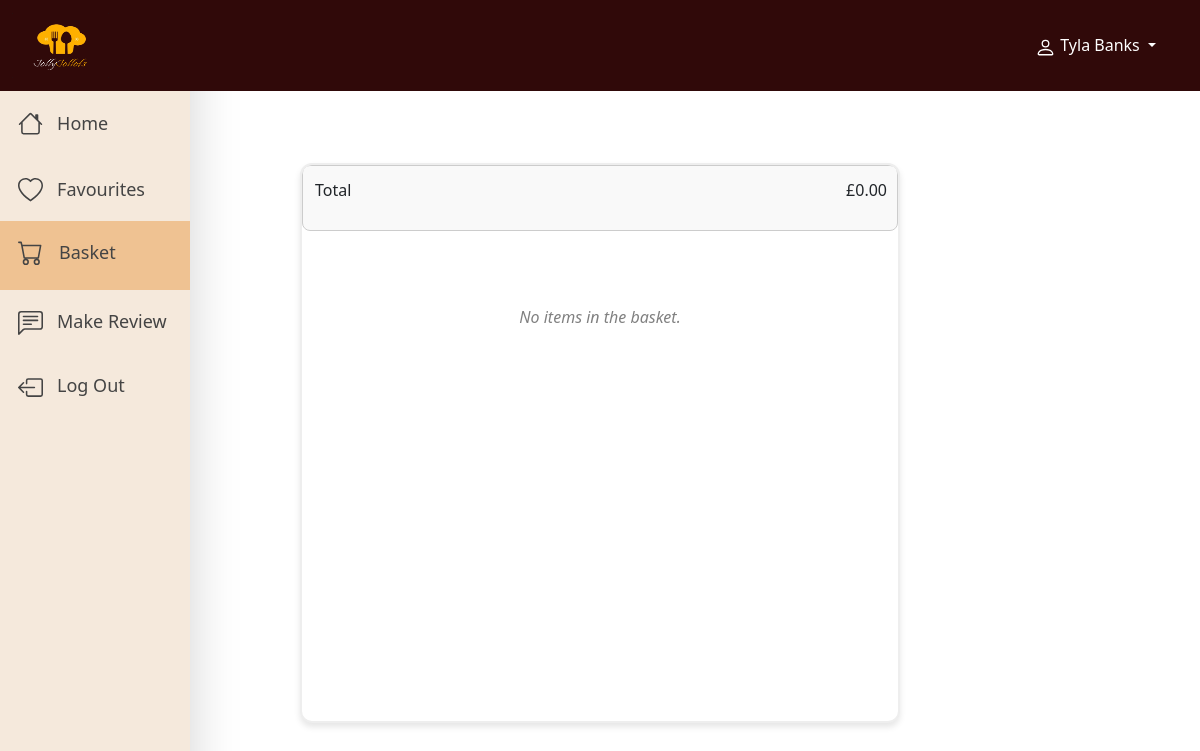
The page /users/customer-basket (signed in) on the database as committed earlier.
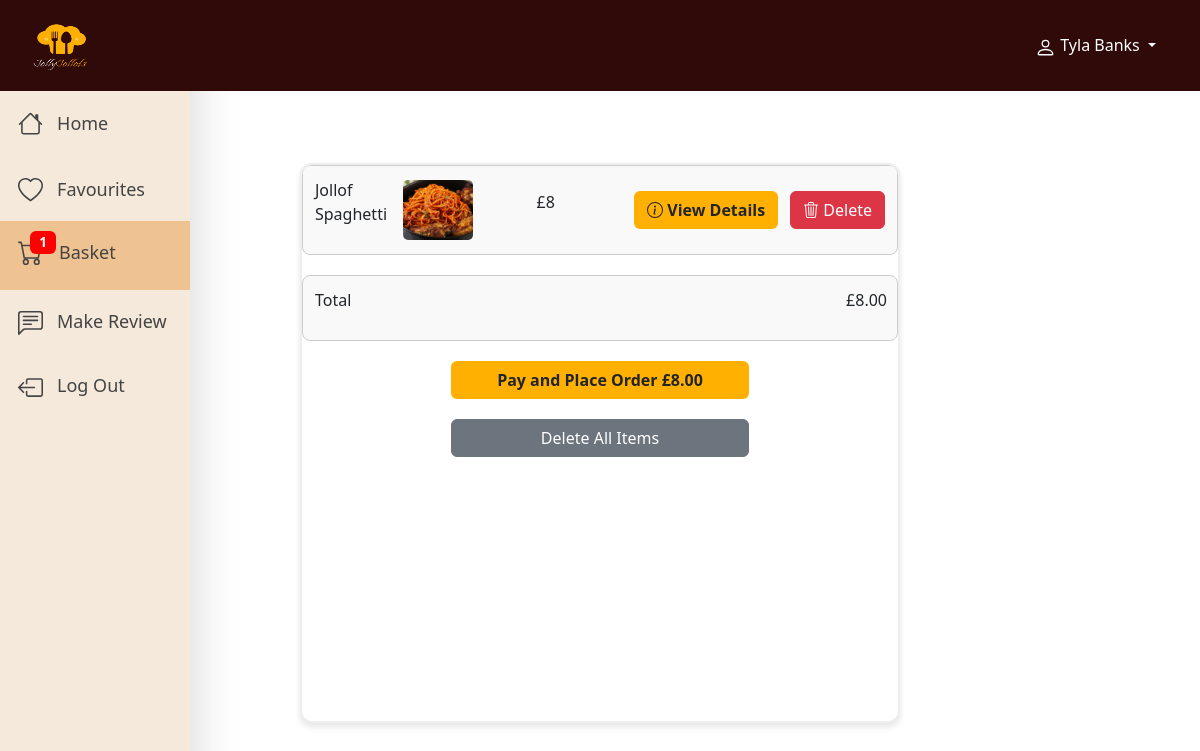
The same page on the database as committed later.
### restaurant/models.py (models this page shows, shortened)
class OrderItem(models.Model):
    basket = models.ForeignKey(Basket,  on_delete=models.SET_NULL, null=True, blank=True)
    food_item = models.ForeignKey(Food, null=True, blank=True, on_delete=models.SET_NULL)
    drink_item = models.ForeignKey(Drink, null=True, blank=True, on_delete=models.SET_NULL)
    price = models.CharField(max_length=10)
    spice_level = models.CharField(max_length=50, choices=[('Not Spicy', 'Not Spicy'), ('Spicy', 'Spicy'), ('Very Spicy', 'Very Spicy')],
            null=True, blank=True)
    soup_choice = models.CharField(max_length=50, choices=[('Egusi', 'Egusi'), ('Ogbono', 'Ogbono'), ('Abula', 'Abula')],
            null=True, blank=True)
    food_sauce = models.CharField(max_length=50, choices=[('Ketchup', 'Ketchup'), ('Mayo', 'Mayo'), ('Sweet Chilli', 'Sweet Chilli')],
            null=True, blank=True)
    protein = models.CharField(max_length=50, choices=[('Chicken', 'Chicken'), ('Beef', 'Beef'), ('Fish', 'Fish')],
            null=True, blank=True)
    desert_sauce = models.CharField(max_length=50, choices=[('Toffee', 'Toffee'), ('Caramel', 'Caramel'), ('Strawberry', 'Strawberry')],
            null=True, blank=True)
    drink_size = models.CharField(max_length=50, choices=[('Small', 'Small'), ('Medium', 'Medium'), ('Large', 'Large')],
            null=True, blank=True)
    has_ice = models.BooleanField(default=False)
    notes = models.CharField(max_length=100, null=True, blank=True)

class Food(models.Model):
    FOOD_CATEGORIES = [
        ('Main Meal', 'Main Meal'),
        ('Fast Food', 'Fast Food'),
        ('Sides', 'Sides'),
        ('Deserts', 'Deserts')
    ]
    foodId = models.AutoField(primary_key=True)
    food_name = models.CharField(max_length=50)
    ingredients = models.CharField(max_length=255, blank=True)
    category = models.CharField(max_length=50, choices=FOOD_CATEGORIES ,default='Main Meal')
    duration = models.CharField(max_length=10)
    price = models.CharField(max_length=10)
    allergen = models.CharField(max_length=50, blank=True, null=True)
    image = models.ImageField(upload_to='food_images/', blank=True, null=True)
    calories = models.CharField(max_length=10, null=True, blank=True)
    fav_status = models.CharField(max_length=50, blank=True, null=True)

### users/views/customer_views.py (the view)
# urls.py: path('customer-basket', customer_views.displayCustomerBasket, name="customer-basket"),
def displayCustomerBasket(request):
    customer_email = request.session.get("customer_email")
    session_id = request.session.session_key
    if customer_email:
        customer = get_object_or_404(Customer, email=customer_email)
        basket, created = Basket.objects.get_or_create(user=customer)
    else:
        basket, created = Basket.objects.get_or_create(session_id=session_id)
    order_items = OrderItem.objects.filter(basket=basket)
    order_item_count = order_items.count()
    total_price = sum(float(item.price.replace('£', '').strip()) for item in order_items)
    total_price = round(total_price, 2)
    formatted_price = "{:.2f}".format(total_price)
    tables = Table.objects.all()
    context = {
        'basket': basket,
        'order_items': order_items,
        'total_price': formatted_price,
        'order_item_count': order_item_count,
        'tables': tables,
        'media_url': settings.MEDIA_URL,  # Pass MEDIA_URL to the template,
        'customer': customer
    }
    return render(request, "customers/loggedIn-basket.html", context)

### users/templates/customers/loggedIn-basket.html (shortened to what the changed rows need)
{% extends 'layout.html' %}
    {% block content %}
        <div class="Cus-sidebar shadow-lg">
            <a id="BasketBtn" class="basket-button">
                <span class="icon-container">
                    {% if order_item_count != 0 %}
                        <span class="badge">{{ order_item_count }}</span>
                    {% endif %}<span class="ms-3">Basket</span>
                </span>
            </a>
        </div>
        <br><br><br>
        <div class="basket-container">
            {% if order_items %}
                {% for item in order_items %}
                    {% if item.food_item %}
                        <div class="basket-item">
                            <div class="item-name">
                                <p>{{ item.food_item.food_name }}</p>
                            </div>
                            <div class="item-image">
                                <img style="width:70px; border-radius:5px; height:60px;" src="{{ item.food_item.image.url }}" alt="{{ item.food_item.food_name }}" />
                            </div>
                            <div class="item-price">
                                <p>{{ item.price }}</p>
                            </div>
                            <div class="view-basket-btn">
                                <button id="desktop-view-item-btn" onclick="openOrderItemModal({{ item.id }});" class="btn" style="font-weight:bold; background-color: #FFB000; width:100%;" onmouseover="this.style.backgroundColor='#CC8A00';"
                                onmouseout="this.style.backgroundColor='#FFB000';">
                                     View Details
                                </button>
                            </div>
                            <div class="delete-basket-btn">
                                <button id="desktop-view-delete-btn" style="float:right;" onclick="deleteBasketItem({{ item.id }});" type="button" class="btn btn-danger ms-2">
                                    Delete
                                </button>
                            </div>
                        </div>
                    {% endif %}
                {% endfor %}
                {% if total_price %}
                    <div class="basket-item">
                        <div class="item-name">
                            <p>Total</p>
                        </div>
                        <div class="total-item-price">
                            <p>£{{ total_price }}</p>
                        </div>
                    </div>
                {% endif %}
                <button onclick="openPaymentDetails();" class="btn submit-button" style="width:50%;
                background-color:#FFB000; font-weight:bold; margin:0 auto;" onmouseover="this.style.backgroundColor='#CC8A00';"
                onmouseout="this.style.backgroundColor='#FFB000';">
                    Pay and Place Order £{{ total_price }}
                </button>
                <button type="button" onclick="deleteAllBasketItems()" style="margin:0 auto; width:50%;" class="btn btn-secondary">Delete All Items </button>
                <br>
            {% else %}
                <div class="basket-item">
                    <div class="item-name">
                        <p>Total</p>
                    </div>
                    <div class="total-item-price">
                        <p>£{{ total_price }}</p>
                    </div>
                </div>
                <br>
                <div class="no-basket-item">
                    <center><em><p style="color:gray;">No items in the basket.</p></em></center>
                </div>
            {% endif %}
        </div>
    {% endblock %}

Rows that differ between the two databases and show on the page:
added OrderItem: food_item.food_name "Jollof Spaghetti", food_item.image (picture), price "£8"
Other text that changed with them:
{{ order_item_count }}: (not shown) → "1"
{{ total_price }}: (not shown) → "8.00"
{{ total_price }}: "0.00" → (not shown)
text no longer shown: "No items in the basket."
text now shown: "Pay and Place Order £ Delete All Items"
